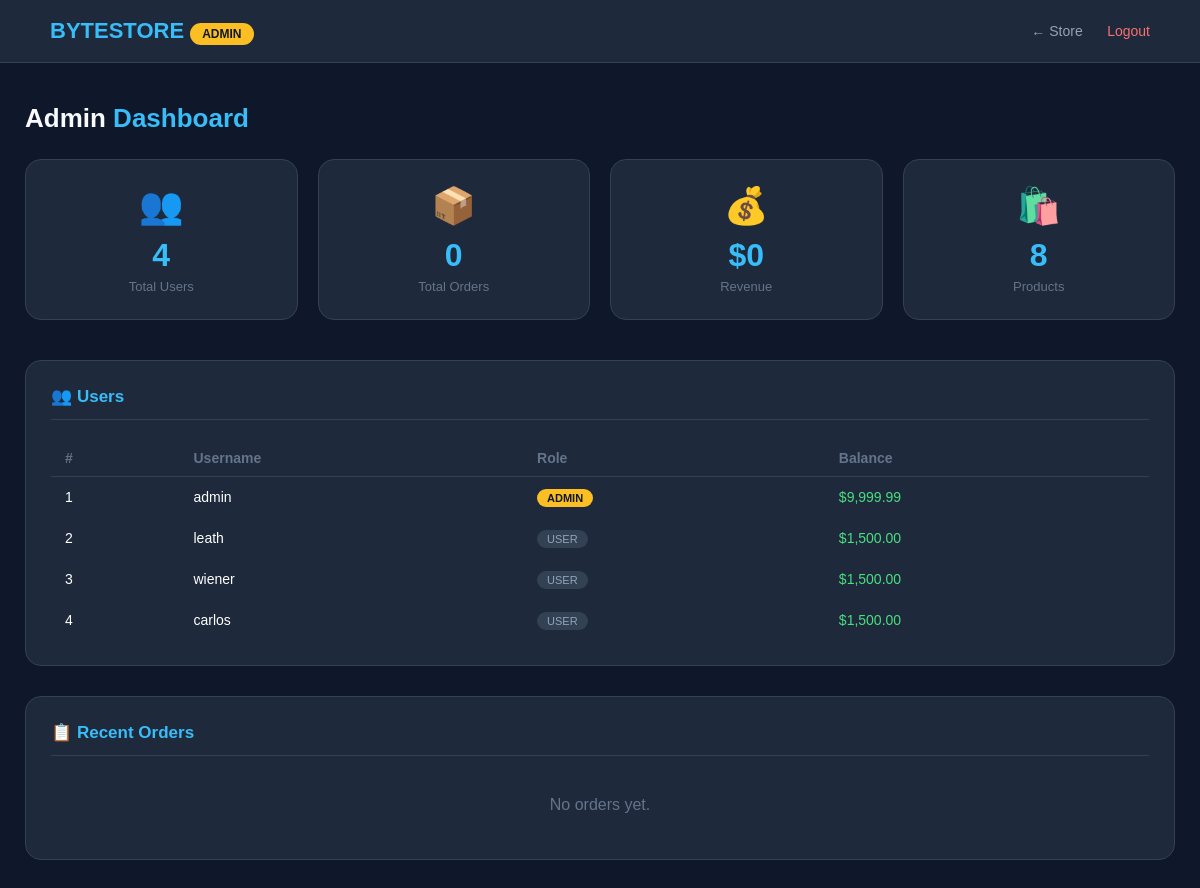
/admin.php (signed in), run on the app's committed database.
### tables this page shows
CREATE TABLE IF NOT EXISTS users (
    id INT AUTO_INCREMENT PRIMARY KEY,
    username VARCHAR(100) NOT NULL UNIQUE,
    password VARCHAR(255) NOT NULL,
    role ENUM('user', 'admin') DEFAULT 'user',
    balance DECIMAL(10,2) DEFAULT 1500.00,
    created_at TIMESTAMP DEFAULT CURRENT_TIMESTAMP
);

### admin.php (the view, shortened to what this page needs)
<?php
include('db.php');
$total_users = mysqli_fetch_assoc(mysqli_query($conn, "SELECT COUNT(*) as c FROM users"))['c'];
$total_orders = mysqli_fetch_assoc(mysqli_query($conn, "SELECT COUNT(*) as c FROM orders"))['c'];
$total_revenue = mysqli_fetch_assoc(mysqli_query($conn, "SELECT SUM(total) as s FROM orders"))['s'] ?? 0;
$total_products = mysqli_fetch_assoc(mysqli_query($conn, "SELECT COUNT(*) as c FROM products"))['c'];
$users_res = mysqli_query($conn, "SELECT id, username, role, balance FROM users ORDER BY id");
$orders_res = mysqli_query($conn, "SELECT o.id, u.username, o.total, o.status, o.created_at FROM orders o JOIN users u ON o.user_id = u.id ORDER BY o.created_at DESC LIMIT 10");
?>
<!DOCTYPE html>
<html lang="en">
<head>
</head>
<body>
<header>
    <div class="logo">BYTESTORE <span class="admin-tag">ADMIN</span></div>
    <div class="nav-right">
        <a href="products.php">← Store</a>
        <a href="logout.php" class="logout">Logout</a>
    </div>
</header>
<div class="container">
    <h2>Admin <span>Dashboard</span></h2>
    <div class="stats">
        <div class="stat-card">
            <div class="stat-icon">👥</div>
            <div class="stat-value"><?php echo $total_users; ?></div>
            <div class="stat-label">Total Users</div>
        </div>
        <div class="stat-card">
            <div class="stat-icon">📦</div>
            <div class="stat-value"><?php echo $total_orders; ?></div>
            <div class="stat-label">Total Orders</div>
        </div>
        <div class="stat-card">
            <div class="stat-icon">💰</div>
            <div class="stat-value">$<?php echo number_format($total_revenue, 0); ?></div>
            <div class="stat-label">Revenue</div>
        </div>
        <div class="stat-card">
            <div class="stat-icon">🛍️</div>
            <div class="stat-value"><?php echo $total_products; ?></div>
            <div class="stat-label">Products</div>
        </div>
    </div>
    <div class="section">
        <h3>👥 Users</h3>
        <table>
            <tr><th>#</th><th>Username</th><th>Role</th><th>Balance</th></tr>
            <?php while ($u = mysqli_fetch_assoc($users_res)): ?>
            <tr>
                <td><?php echo $u['id']; ?></td>
                <td><?php echo htmlspecialchars($u['username']); ?></td>
                <td><span class="role-<?php echo $u['role']; ?>"><?php echo strtoupper($u['role']); ?></span></td>
                <td style="color:#4ade80;">$<?php echo number_format($u['balance'], 2); ?></td>
            </tr>
            <?php endwhile; ?>
        </table>
    </div>
    <div class="section">
        <h3>📋 Recent Orders</h3>
        <?php if (mysqli_num_rows($orders_res) === 0): ?>
            <p style="color:#64748b;text-align:center;padding:20px;">No orders yet.</p>
        <?php endif; ?>
    </div>
</div>
</body>
</html>

### admin.php (style rules this page uses)
* { box-sizing: border-box; margin: 0; padding: 0; }
body { font-family: 'Poppins', sans-serif; background: #0f172a; color: white; min-height: 100vh; }
header { background: #1e293b; padding: 18px 50px; display: flex; justify-content: space-between; align-items: center; border-bottom: 1px solid #334155; }
.logo { font-size: 22px; font-weight: bold; color: #38bdf8; }
.admin-tag { background: #fbbf24; color: #0f172a; padding: 4px 12px; border-radius: 20px; font-size: 12px; font-weight: bold; }
.nav-right a { color: #94a3b8; text-decoration: none; font-size: 14px; margin-left: 20px; }
.nav-right .logout { color: #f87171; }
.container { max-width: 1200px; margin: 40px auto; padding: 0 25px; }
h2 { font-size: 26px; color: #f8fafc; margin-bottom: 25px; }
h2 span { color: #38bdf8; }
.stats { display: grid; grid-template-columns: repeat(4, 1fr); gap: 20px; margin-bottom: 40px; }
.stat-card { background: #1e293b; border: 1px solid #334155; border-radius: 16px; padding: 25px; text-align: center; transition: .3s; }
.stat-icon { font-size: 36px; margin-bottom: 10px; }
.stat-value { font-size: 32px; font-weight: bold; color: #38bdf8; }
.stat-label { color: #64748b; font-size: 13px; margin-top: 5px; }
.section { background: #1e293b; border: 1px solid #334155; border-radius: 16px; padding: 25px; margin-bottom: 30px; }
.section h3 { font-size: 17px; color: #38bdf8; margin-bottom: 20px; border-bottom: 1px solid #334155; padding-bottom: 12px; }
table { width: 100%; border-collapse: collapse; font-size: 14px; }
th { text-align: left; padding: 10px 14px; color: #64748b; font-weight: 600; border-bottom: 1px solid #334155; }
td { padding: 12px 14px; border-bottom: 1px solid #1e293b; }
tr:last-child td { border: none; }
.role-admin { background: #fbbf24; color: #0f172a; padding: 3px 10px; border-radius: 20px; font-size: 11px; font-weight: bold; }
.role-user { background: #334155; color: #94a3b8; padding: 3px 10px; border-radius: 20px; font-size: 11px; }

### data on the page
users: id "1", username "admin", role "ADMIN", balance "9,999.99"
users: id "2", username "leath", role "USER", balance "1,500.00"
users: id "3", username "wiener", role "USER", balance "1,500.00"
users: id "4", username "carlos", role "USER", balance "1,500.00"

### other printed values
$total_users "4"
$total_orders "0"
$total_revenue "0"
$total_products "8"
